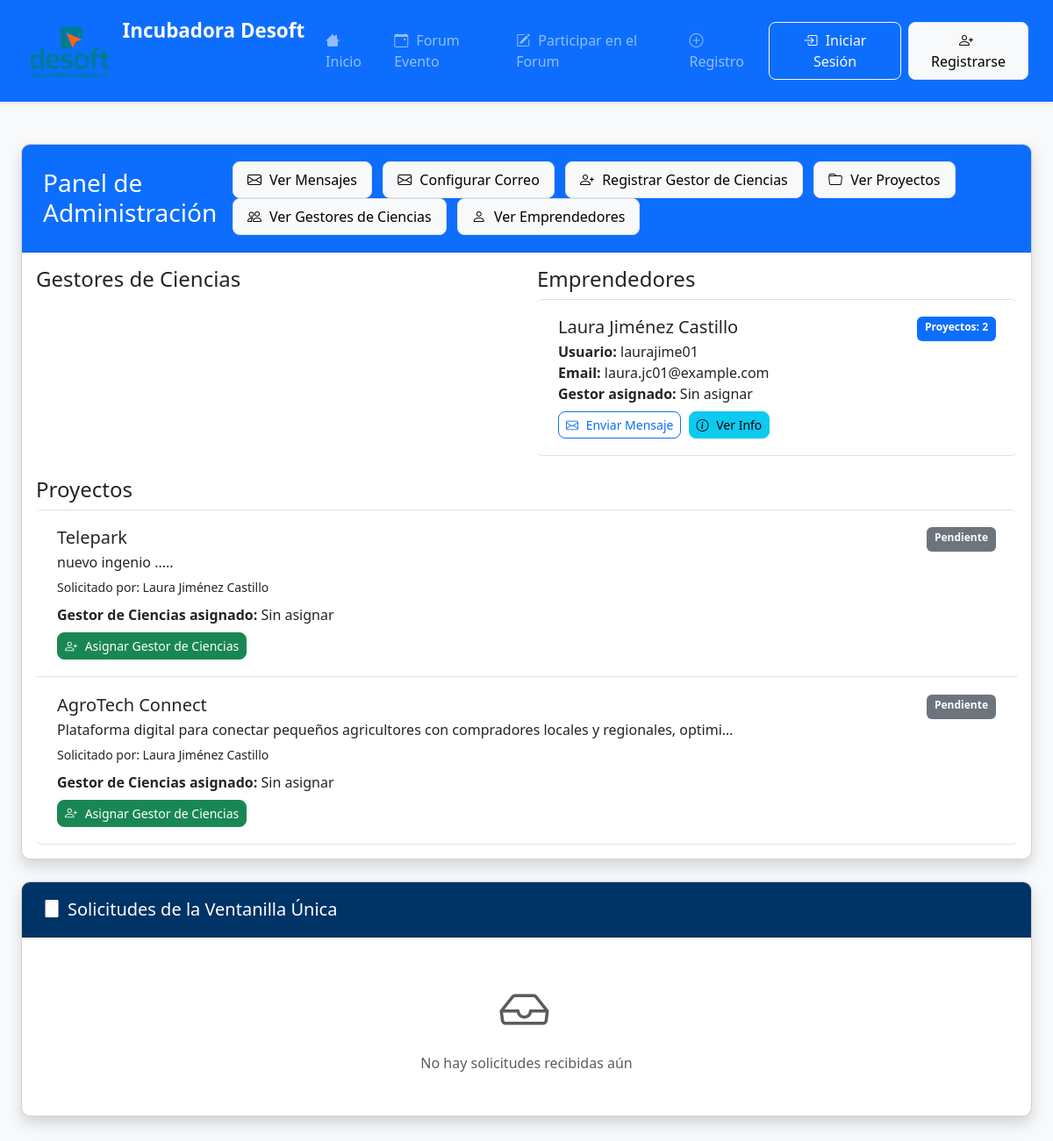
The app's page /panel/admin/ with its own data.
### emprendedores/models.py (models this page shows, shortened)
class Proyecto(models.Model):
    ESTADOS = (
        ('pendiente', 'Pendiente'),
        ('revision', 'En revisión'),
        ('aceptado', 'Aceptado'),
        ('asignado', 'En proceso'),
        ('rechazado', 'Rechazado'),
        ('finalizado', 'Finalizado'),
    )
    SECTORES = (
        ('tecnologia', 'Tecnología'),
        ('salud', 'Salud'),
        ('educacion', 'Educación'),
        ('finanzas', 'Finanzas'),
        ('comercio', 'Comercio'),
        ('otros', 'Otros'),
    )
    usuario = models.ForeignKey(User, on_delete=models.CASCADE, related_name='proyectos', null=True, blank=True)
    nombre_proyecto = models.CharField(max_length=200)
    descripcion = models.TextField()
    nombre_completo = models.CharField(max_length=100)
    email = models.EmailField()
    telefono = models.CharField(max_length=15, blank=True, null=True)
    estado = models.CharField(max_length=20, choices=ESTADOS, default='pendiente')
    sector = models.CharField(max_length=20, choices=SECTORES, default='tecnologia')
    fecha_registro = models.DateTimeField(auto_now_add=True)
    archivo_proyecto = models.FileField(upload_to='proyectos/%Y/%m/%d/', blank=True, null=True)
    progreso = models.PositiveIntegerField(default=0)
    motivo_rechazo = models.TextField(blank=True, null=True)
    presupuesto_estimado = models.DecimalField(
        max_digits=12, decimal_places=2, blank=True, null=True,
        help_text="Presupuesto estimado del proyecto en pesos"
    )
    gestor = models.ForeignKey('GestorCiencias', on_delete=models.SET_NULL, null=True, blank=True,
                            related_name='proyectos_gestionados')
    class Meta:
        ordering = ['-fecha_registro']

### emprendedores/views.py (the view, shortened to what this page needs)
# urls.py: path('panel/admin/', views.panel_admin, name='panel_admin'),
def panel_admin(request):
    search_query = request.GET.get('search', '')
    gestor_especialidad_filter = request.GET.get('gestor_especialidad', '')
    emprendedor_gestor_filter = request.GET.get('emprendedor_gestor', '')
    proyecto_estado_filter = request.GET.get('proyecto_estado', '')
    gestores = GestorCiencias.objects.all()
    if search_query:
        gestores = gestores.filter(
            Q(usuario__first_name__icontains=search_query) |
            Q(usuario__last_name__icontains=search_query) |
            Q(usuario__username__icontains=search_query)
        )
    if gestor_especialidad_filter:
        gestores = gestores.filter(especialidades__icontains=gestor_especialidad_filter)
    gestor_user_ids = GestorCiencias.objects.values_list('usuario_id', flat=True)
    emprendedores = User.objects.filter(is_superuser=False).exclude(id__in=gestor_user_ids)
    if search_query:
        emprendedores = emprendedores.filter(
            Q(first_name__icontains=search_query) |
            Q(last_name__icontains=search_query) |
            Q(username__icontains=search_query)
        )
    if emprendedor_gestor_filter:
        emprendedores = emprendedores.filter(emprendedor_profile__gestor_id=emprendedor_gestor_filter)
    proyectos = Proyecto.objects.all()
    if proyecto_estado_filter:
        proyectos = proyectos.filter(estado=proyecto_estado_filter)
    for emprendedor in emprendedores:
        emprendedor.num_proyectos = Proyecto.objects.filter(usuario=emprendedor).count()
        if not hasattr(emprendedor, 'emprendedor_profile'):
            EmprendedorProfile.objects.create(user=emprendedor)
    todos_gestores = GestorCiencias.objects.all()
    estados_proyecto = Proyecto.ESTADOS
    solicitudes_ventanilla = SolicitudVentanilla.objects.all().order_by('-fecha_solicitud')[:20]
    solicitudes_nuevas = SolicitudVentanilla.objects.filter(estado='recibida').count()
    return render(request, 'emprendedores/admin.html', {
        'gestores': gestores,
        'emprendedores': emprendedores,
        'proyectos': proyectos,
        'todos_gestores': todos_gestores,
        'estados_proyecto': estados_proyecto,
        'search_query': search_query,
        'gestor_especialidad_filter': gestor_especialidad_filter,
        'emprendedor_gestor_filter': emprendedor_gestor_filter,
        'proyecto_estado_filter': proyecto_estado_filter,
        'solicitudes_ventanilla': solicitudes_ventanilla,
        'solicitudes_nuevas': solicitudes_nuevas,
    })

### emprendedores/templates/emprendedores/admin.html (shortened to what this page needs)
{% extends "emprendedores/base.html" %}
{% block content %}
<div class="container mt-5">
    <div class="card shadow">
        <div class="card-header bg-primary text-white">
            <div class="d-flex justify-content-between align-items-center">
                <h3 class="mb-0">Panel de Administración</h3>
                <div>
                    <a href="{% url 'ver_mensajes' %}" class="btn btn-light me-2">
                        <i class="bi bi-envelope"></i> Ver Mensajes
                    </a>
                    <a href="{% url 'gestionar_correo' %}" class="btn btn-light me-2">
                        <i class="bi bi-envelope"></i> Configurar Correo
                    </a>
                    <a href="{% url 'registrar_gestor' %}" class="btn btn-light me-2">
                        <i class="bi bi-person-plus"></i> Registrar Gestor de Ciencias
                    </a>
                    <a href="{% url 'lista_proyectos' %}" class="btn btn-light me-2">
                        <i class="bi bi-folder"></i> Ver Proyectos
                    </a>
                    <a href="{% url 'lista_gestores' %}" class="btn btn-light me-2">
                        <i class="bi bi-people"></i> Ver Gestores de Ciencias
                    </a>
                    <a href="{% url 'lista_emprendedores' %}" class="btn btn-light me-2">
                        <i class="bi bi-person"></i> Ver Emprendedores
                    </a>
                </div>
            </div>
        </div>
        <div class="card-body">
            <div class="row">
                <div class="col-md-6">
                    <h4>Gestores de Ciencias</h4>
                </div>
                <div class="col-md-6">
                    <h4>Emprendedores</h4>
                    <div class="list-group">
                        {% for emprendedor in emprendedores %}
                        <div class="list-group-item">
                            <div class="d-flex w-100 justify-content-between">
                                <h5 class="mb-1">{{ emprendedor.get_full_name }}</h5>
                                <span class="badge bg-primary">
                                    Proyectos: {{ emprendedor.num_proyectos }}
                                </span>
                            </div>
                            <p class="mb-1">
                                <strong>Usuario:</strong> {{ emprendedor.username }}<br>
                                <strong>Email:</strong> {{ emprendedor.email }}<br>
                                <strong>Gestor asignado:</strong>
                                {% if emprendedor.emprendedor_profile.gestor %}
                                    {{ emprendedor.emprendedor_profile.gestor.usuario.get_full_name }}
                                {% else %}
                                    Sin asignar
                                {% endif %}
                            </p>
                            <div class="mt-2">
                                <button type="button" class="btn btn-sm btn-outline-primary me-1"
                                        data-bs-toggle="modal" data-bs-target="#mensajeModal"
                                        data-destinatario-id="{{ emprendedor.id }}"
                                        data-destinatario-nombre="{{ emprendedor.get_full_name }}"
                                        data-tipo-destinatario="emprendedor">
                                    <i class="bi bi-envelope"></i> Enviar Mensaje
                                </button>
                                <a href="{% url 'ver_emprendedor' emprendedor.id %}" class="btn btn-sm btn-info">
                                    <i class="bi bi-info-circle"></i> Ver Info
                                </a>
                            </div>
                        </div>
                        {% endfor %}
                    </div>
                </div>
            </div>
            <div class="mt-4">
                <h4>Proyectos</h4>
                <div class="list-group">
                    {% for proyecto in proyectos %}
                    <div class="list-group-item">
                        <div class="d-flex w-100 justify-content-between">
                            <h5 class="mb-1">{{ proyecto.nombre_proyecto }}</h5>
                            <span class="badge
                                {% if proyecto.estado == 'pendiente' %}bg-secondary
                                {% elif proyecto.estado == 'revision' %}bg-info
                                {% elif proyecto.estado == 'aceptado' %}bg-success
                                {% elif proyecto.estado == 'asignado' %}bg-primary
                                {% else %}bg-danger{% endif %}">
                                {{ proyecto.get_estado_display }}
                            </span>
                        </div>
                        <p class="mb-1">{{ proyecto.descripcion|truncatechars:100 }}</p>
                        <small>Solicitado por: {{ proyecto.nombre_completo }}</small>
                        <div class="mt-2">
                            <strong>Gestor de Ciencias asignado:</strong>
                            {% if proyecto.gestor %}
                                {{ proyecto.gestor.usuario.get_full_name }} ({{ proyecto.gestor.proyectos_actuales }}/{{ proyecto.gestor.max_proyectos }})
                            {% else %}
                                Sin asignar
                            {% endif %}
                        </div>
                        <div class="mt-2">
                            <a href="{% url 'asignar_gestor' proyecto.id %}" class="btn btn-sm btn-success">
                                <i class="bi bi-person-plus"></i> Asignar Gestor de Ciencias
                            </a>
                        </div>
                    </div>
                    {% endfor %}
                </div>
            </div>
        </div>
    </div>
</div>
<div class="container mt-4 mb-5">
    <div class="card shadow">
        <div class="card-header d-flex justify-content-between align-items-center" style="background:#003366; color:white;">
            <h5 class="mb-0">
                <i class="bi bi-building me-2"></i>Solicitudes de la Ventanilla Única
            </h5>
        </div>
        <div class="card-body p-0">
            {% if solicitudes_ventanilla %}
            <div class="table-responsive">
                <table class="table table-hover mb-0">
                    <thead class="table-light">
                        <tr>
                            <th>Expediente</th>
                            <th>Tipo</th>
                            <th>Contacto</th>
                            <th>Empresa</th>
                            <th>Proyecto / Área</th>
                            <th>Fecha</th>
                            <th>Estado</th>
                            <th>Acciones</th>
                        </tr>
                    </thead>
                    <tbody>
                        {% for sol in solicitudes_ventanilla %}
                        <tr>
                            <td><code>{{ sol.numero_expediente }}</code></td>
                            <td>
                                <span class="badge {% if sol.tipo == 'proyecto' %}bg-primary{% elif sol.tipo == 'demanda' %}bg-info{% else %}bg-secondary{% endif %}">
                                    {{ sol.get_tipo_display }}
                                </span>
                            </td>
                            <td>
                                <strong>{{ sol.nombre_contacto }}</strong><br>
                                <small class="text-muted">{{ sol.email }}</small>
                                {% if sol.telefono %}<br><small class="text-muted">{{ sol.telefono }}</small>{% endif %}
                            </td>
                            <td>{{ sol.empresa|default:"—" }}</td>
                            <td>
                                {% if sol.nombre_proyecto %}
                                    {{ sol.nombre_proyecto }}
                                {% elif sol.area_interes %}
                                    {{ sol.area_interes }}
                                {% else %}—{% endif %}
                                <br>
                                <small class="text-muted">{{ sol.descripcion|truncatewords:8 }}</small>
                            </td>
                            <td><small>{{ sol.fecha_solicitud|date:"d/m/Y H:i" }}</small></td>
                            <td>
                                <span class="badge {% if sol.estado == 'recibida' %}bg-warning text-dark{% elif sol.estado == 'en_revision' %}bg-info{% elif sol.estado == 'aceptada' %}bg-success{% else %}bg-danger{% endif %}">
                                    {{ sol.get_estado_display }}
                                </span>
                            </td>
                            <td>
                                <div class="d-flex gap-1 flex-wrap">
                                    <button class="btn btn-sm btn-outline-secondary" data-bs-toggle="modal"
                                            data-bs-target="#verSolicitudModal{{ sol.id }}">
                                        <i class="bi bi-eye"></i>
                                    </button>
                                    <form method="post" action="{% url 'gestionar_solicitud_ventanilla' sol.id %}" class="d-inline">
                                        {% csrf_token %}
                                        <select name="estado" class="form-select form-select-sm d-inline-block" style="width:auto;"
                                                onchange="this.form.submit()">
                                            <option value="recibida" {% if sol.estado == 'recibida' %}selected{% endif %}>Recibida</option>
                                            <option value="en_revision" {% if sol.estado == 'en_revision' %}selected{% endif %}>En Revisión</option>
                                            <option value="aceptada" {% if sol.estado == 'aceptada' %}selected{% endif %}>Aceptada</option>
                                            <option value="rechazada" {% if sol.estado == 'rechazada' %}selected{% endif %}>Rechazada</option>
                                        </select>
                                    </form>
                                    {% if sol.documentacion %}
                                    <a href="{{ sol.documentacion.url }}" class="btn btn-sm btn-outline-primary" target="_blank" title="Descargar documento">
                                        <i class="bi bi-paperclip"></i>
                                    </a>
                                    {% endif %}
                                </div>
                            </td>
                        </tr>
                        {% endfor %}
                    </tbody>
                </table>
            </div>
            {% else %}
            <div class="text-center text-muted py-5">
                <i class="bi bi-inbox display-4 d-block mb-3"></i>
                No hay solicitudes recibidas aún
            </div>
            {% endif %}
        </div>
    </div>
</div>
{% endblock %}

### static/css/styles.css (style rules this page uses)
body { background-color: #f8f9fa; font-family: 'Segoe UI', Tahoma, Geneva, Verdana, sans-serif; color: #333; }
.container { max-width: 1400px; }
.card { border-radius: 10px; overflow: hidden; box-shadow: 0 4px 6px rgba(0, 0, 0, 0.1); transition: transform 0.3s ease; margin-bottom: 25px; }
.card-header { padding: 1.2rem 1.5rem; font-weight: 600; }
.list-group-item { padding: 1.2rem 1.5rem; border-left: none; border-right: none; transition: background-color 0.2s; }
.badge { padding: 0.5em 0.75em; font-weight: 600; }
.btn { border-radius: 8px; padding: 0.5rem 1rem; font-weight: 500; transition: all 0.2s ease; }
.btn-sm { padding: 0.25rem 0.5rem; font-size: 0.875rem; }
.btn-light { background-color: #f8f9fa; border-color: #dee2e6; }
.badge.bg-secondary { background-color: #6c757d; }
.badge.bg-primary { background-color: #0d6efd; }
.bi { margin-right: 5px; }
.btn .bi { margin-right: 5px; }
.badge[class*="bg-"] { color: white; }

### records on screen
Proyecto: nombre_proyecto "Telepark", estado "Pendiente", descripcion "nuevo ingenio .....", nombre_completo "Laura Jiménez Castillo", shows "Sin asignar"
Proyecto: nombre_proyecto "AgroTech Connect", estado "Pendiente", descripcion "Plataforma digital para conectar pequeños agricultores con compradores locales y regionales, optimi…", nombre_completo "Laura Jiménez Castillo", shows "Sin asignar"

### other values on screen
{{ emprendedor.get_full_name }} "Laura Jiménez Castillo"
{{ emprendedor.num_proyectos }} "2"
{{ emprendedor.username }} "laurajime01"
{{ emprendedor.email }} "laura.jc01@example.com"
